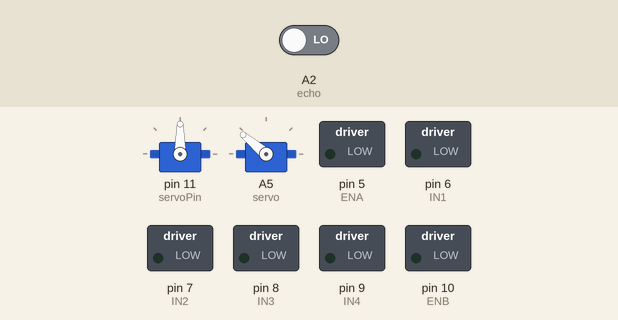
The sketch below on a simulated Arduino Uno, built with avr-gcc and run on an emulated ATmega328P. Parts: 2 × servo, switched loads named in the sketch (green lamp = pin HIGH). Wiring (inferred from the names in the program): servo: signal A5. Inputs (shaded band) come from the test bench; at power-on: A2 (echo) LOW. Servo pulses on a pin are drawn as a servo (544–2400 µs = 0–180°); pins used as bus, display or sensor lines are not drawn; what the sketch prints to the serial monitor is not drawn.

Above: at 0.8 s.
At 2.3 s:
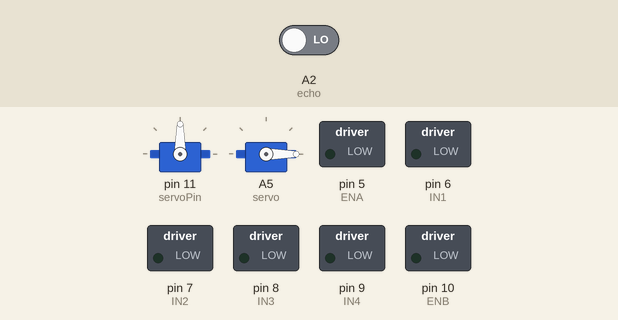
At 3.0 s:
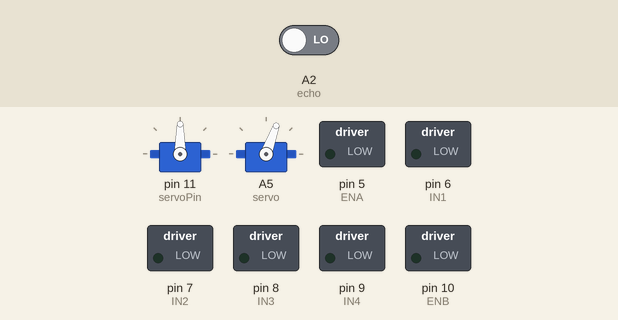
Timing chart, 0 to 4.5 s (numbered marks = the images above):
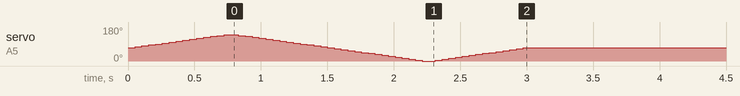

The sketch:

analog_ir.ino
```cpp
#include <Servo.h> // Include the Servo library
#define ENA 5
#define IN1 6
#define IN2 7
#define IN3 8
#define IN4 9
#define ENB 10
#define echo A2    //Echo pin Ultrasonic
#define trigger A3 //Trigger pin Ultrasonic
#define servo A5
int servoPin = 11; // Declare the Servo pin
Servo Servo1; // Create a servo object
int Set=15;
int distance_L, distance_F, distance_R;

void setup() {
  Serial.begin(9600);
  pinMode(IN1, OUTPUT);
  pinMode(IN2, OUTPUT);
  pinMode(IN3, OUTPUT);
  pinMode(IN4, OUTPUT);
  pinMode(ENA, OUTPUT);
  pinMode(ENB, OUTPUT);
  Servo1.attach(servoPin);
  pinMode(servo, OUTPUT);
  for (int angle = 70; angle <= 140; angle += 5)  {
    servoPulse(servo, angle);  }
  for (int angle = 140; angle >= 0; angle -= 5)  {
   servoPulse(servo, angle);  }

  for (int angle = 0; angle <= 70; angle += 5)  {
   servoPulse(servo, angle);  }

distance_F = Ultrasonic_read();

delay(500);
}

void loop() {
//==============================================
//==============================================

distance_F = Ultrasonic_read();
Serial.print("D F=");Serial.println(distance_F);


}

void servoPulse (int pin, int angle){
int pwm = (angle*11) + 500;      // Convert angle to microseconds
 digitalWrite(pin, HIGH);
 delayMicroseconds(pwm);
   digitalWrite(pin, LOW);
 delay(50); // Refresh cycle of servo
}


//*******Ultrasonic_read*********
long Ultrasonic_read(){
  digitalWrite(trigger, LOW);
  delayMicroseconds(2);
  digitalWrite(trigger, HIGH);
  delayMicroseconds(10);
  long time = pulseIn (echo, HIGH);
  return time / 29 / 2;
}
void compareDistance(){
    if(distance_L > distance_R){
  turnLeft();
  delay(500);
  forword();
  delay(600);
  turnRight();
  delay(500);
  forword();
  delay(600);
  turnRight();
  delay(400);
  }
  else{
  turnRight();
  delay(500);
  forword();
  delay(600);
  turnLeft();
  delay(500);
  forword();
  delay(600);
  turnLeft();
  delay(400);
  }
}

void Check_side(){
    Stop();
    delay(100);
 for (int angle = 70; angle <= 140; angle += 5)  {
   servoPulse(servo, angle);  }
    delay(300);
    distance_R = Ultrasonic_read();
    Serial.print("D R=");Serial.println(distance_R);
    delay(100);
  for (int angle = 140; angle >= 0; angle -= 5)  {
   servoPulse(servo, angle);  }
    delay(500);
    distance_L = Ultrasonic_read();
    Serial.print("D L=");Serial.println(distance_L);
    delay(100);
 for (int angle = 0; angle <= 70; angle += 5)  {
   servoPulse(servo, angle);  }
    delay(300);
    compareDistance();
}

void forword(){  //forword
digitalWrite(IN1, LOW); //Left Motor backword Pin
digitalWrite(IN2, HIGH); //Left Motor forword Pin
digitalWrite(IN3, HIGH); //Right Motor forword Pin
digitalWrite(IN4, LOW); //Right Motor backword Pin
}

void backword(){ //backword
digitalWrite(IN1, HIGH); //Left Motor backword Pin
digitalWrite(IN2, LOW); //Left Motor forword Pin
digitalWrite(IN3, LOW); //Right Motor forword Pin
digitalWrite(IN4, HIGH); //Right Motor backword Pin
}

void turnRight(){ //turnRight
digitalWrite(IN1, LOW); //Left Motor backword Pin
digitalWrite(IN2, HIGH); //Left Motor forword Pin
digitalWrite(IN3, LOW); //Right Motor forword Pin
digitalWrite(IN4, HIGH); //Right Motor backword Pin
}

void turnLeft(){ //turnLeft
digitalWrite(IN1, HIGH); //Left Motor backword Pin
digitalWrite(IN2, LOW); //Left Motor forword Pin
digitalWrite(IN3, HIGH); //Right Motor forword Pin
digitalWrite(IN4, LOW); //Right Motor backword Pin
}

void Stop(){ //stop
digitalWrite(IN1, LOW); //Left Motor backword Pin
digitalWrite(IN2, LOW); //Left Motor forword Pin
digitalWrite(IN3, LOW); //Right Motor forword Pin
digitalWrite(IN4, LOW); //Right Motor backword Pin
}
```
